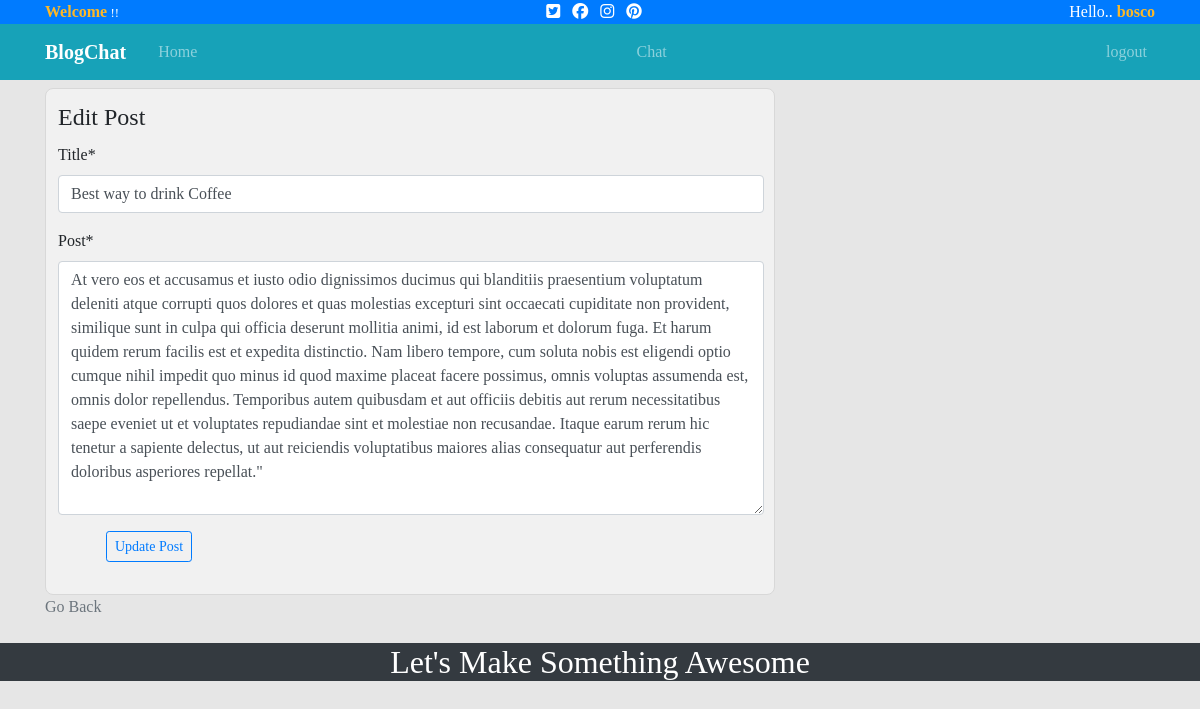
/update/1 (signed in), run on the app's committed database.
### blog/models.py (models this page shows, shortened)
class Post(models.Model):
    post_user = models.ForeignKey(User, null=True, on_delete=models.CASCADE)    #when user is deleted post is deleted too
    title = models.CharField(max_length=100, null=True)
    date_created = models.DateField(auto_now_add=True,)
    post = models.TextField(null=True)

### blog/views.py (the view, shortened to what this page needs)
# urls.py: path('update/<str:pk>', views.updatepost, name = 'update'),
@login_required(login_url = 'login')    #this decorator restrict user from updating post before login
def updatepost(request,pk):
    post = Post.objects.get(id=pk)
    form = PostForm(instance=post) #show post that you want to edit
    context = {'form': form}
    return render(request, 'blog/update.html', context)

### blog/forms.py
class PostForm(ModelForm):
    class Meta:
        model = Post
        fields = ('title', 'post',)

### blog/templates/blog/update.html (shortened to what this page needs)
{% extends 'blog/base.html' %}
{% load crispy_forms_tags %}
{% block content %}
<div class="row py-2">
    <div class="col-md-8">
        <div class="content-section">
            <div class="mb-4">
                <form action="" method="POST" class="p-2">
                    <legend>Edit Post</legend>
                    {{form|crispy}}
                    <div>
                        <button class="btn btn-outline-primary btn-sm ml-5">Update Post</button>
                    </div>
                </form>
            </div>
        </div>
        <p><a class="text-muted" href="{% url 'home' %}">Go Back</a></p>
    </div>
    <div class="col-md-4">
    </div>
</div>
{% endblock %}

### blog/templates/blog/base.html (shortened to what this page needs)
{% load static %}
<!DOCTYPE html>
<html lang="en">
<head>
    <link rel="stylesheet" href="https://stackpath.bootstrapcdn.com/bootstrap/4.5.2/css/bootstrap.min.css">
    <link rel="stylesheet" href="{% static 'css/main.css' %}">
</head>
<body>
    <div class="header-top bg-primary py-0">
        <div class="container">
          <div class="row align-items-center">
            <div class="col-md-12 d-flex align-items-center justify-content-between text-white">
              <div class="d-md-flex align-items-center call-info">
                <div class="d-flex align-items-center">
                  <div class="text-white offer-text"><small><span id="span1">Welcome</span> !!</small> </div>
                </div>
              </div>
              <div class="d-none d-md-flex align-items-center">
                <div class="social-icons">
                  <ul class="list-inline mb-0">
                    <li class="list-inline-item"><a class="text-white" href="#"><i class="fab fa-twitter-square"></i></a> </li>
                    <li class="list-inline-item"><a class="text-white" href="#"><i class="fab fa-facebook"></i></a> </li>
                    <li class="list-inline-item"><a class="text-white" href="#"><i class="fab fa-instagram"></i></a> </li>
                    <li class="list-inline-item"><a class="text-white" href="#"><i class="fab fa-pinterest"></i></a> </li>
                  </ul>
                </div>
              </div>
              <div class="">
                  {% if user.is_authenticated %}
                  Hello.. <span id="span1">{{user.username}}</span>
                  {% endif %}
              </div>
            </div>
          </div>
        </div>
      </div>
    <header class="site-header">
        <nav class="navbar navbar-expand-md navbar-dark bg-info">
          <div class="container">
            <a class="navbar-brand mr-4" href="/"><b>BlogChat</b></a>
            <div class="collapse navbar-collapse" id="navbarToggle">
              <div class="navbar-nav mr-auto">
                <a class="nav-item nav-link" href="{% url 'home' %}">Home</a>
              </div>
              <div class="navbar-nav mr-auto">
                <a class="nav-item nav-link" href="{% url 'chat' %}">Chat</a>
              </div>
              <div class="navbar-nav">
                  {% if request.user.is_authenticated %}
                  <a class="nav-item nav-link" href="{% url 'logout' %}">logout</a>
                  {% else %}
                  <a class="nav-item nav-link" href="{% url 'login' %}">Login</a>
                  {% endif %}
              </div>
            </div>
          </div>
        </nav>
    </header>
    <div class="container">
        {% block content %}
        {% endblock %}
    </div>
    <footer class="text-center bg-dark text-white">
        <h2>Let's Make Something Awesome</h2>
    </footer>
</body>
</html>

### static/css/main.css (style rules this page uses)
body { background-color: #e6e6e6; font-family: 'Times New Roman', Times, serif; }
#span1 { color: #fdb827; font-size: 16px; font-weight: bold; }
.content-section { background-color: #f1f1f1; padding-left: 4px; padding-right: 2px; padding-top: 2px; border: 1px solid rgb(216, 216, 216); border-radius: 8px; }

### data on the page
Post: title "Best way to drink Coffee", post "At vero eos et accusamus et iusto odio dignissimos ducimus qui blanditiis praesentium voluptatum deleniti atque corrupti quos dolores et quas molestias excepturi sint occaecati cupiditate non provident, similique sunt in culpa qui officia deserunt mollitia animi, id est laborum et dolorum fuga. Et harum quidem rerum facilis est et expedita distinctio. Nam libero tempore, cum soluta nobis est eligendi optio cumque nihil impedit quo minus id quod maxime placeat facere possimus, omnis voluptas assumenda est, omnis dolor repellendus. Temporibus autem quibusdam et aut officiis debitis aut rerum necessitatibus saepe eveniet ut et voluptates repudiandae sint et molestiae non recusandae. Itaque…"

### other printed values
{{ user.username }} "bosco"
